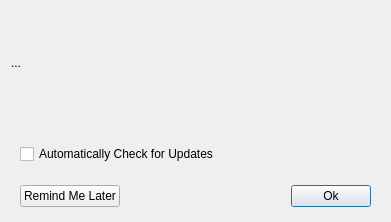
<?xml version="1.0" encoding="UTF-8"?>
<ui version="4.0">
 <class>UpdateChecker</class>
 <widget class="QDialog" name="UpdateChecker">
  <property name="geometry">
   <rect>
    <x>0</x>
    <y>0</y>
    <width>391</width>
    <height>222</height>
   </rect>
  </property>
  <property name="windowTitle">
   <string>ShapeWorks Update</string>
  </property>
  <layout class="QGridLayout" name="gridLayout">
   <property name="bottomMargin">
    <number>0</number>
   </property>
   <item row="1" column="0">
    <widget class="QWidget" name="widget" native="true">
     <layout class="QGridLayout" name="gridLayout_2">
      <property name="bottomMargin">
       <number>0</number>
      </property>
      <item row="1" column="3">
       <widget class="QPushButton" name="ok_button">
        <property name="text">
         <string>Ok</string>
        </property>
       </widget>
      </item>
      <item row="1" column="0">
       <widget class="QPushButton" name="snooze_button">
        <property name="text">
         <string>Remind Me Later</string>
        </property>
       </widget>
      </item>
      <item row="1" column="1">
       <spacer name="horizontalSpacer">
        <property name="orientation">
         <enum>Qt::Horizontal</enum>
        </property>
        <property name="sizeHint" stdset="0">
         <size>
          <width>40</width>
          <height>20</height>
         </size>
        </property>
       </spacer>
      </item>
      <item row="0" column="0" colspan="3">
       <widget class="QCheckBox" name="auto_update_checkbox">
        <property name="text">
         <string>Automatically Check for Updates</string>
        </property>
       </widget>
      </item>
     </layout>
    </widget>
   </item>
   <item row="0" column="0">
    <widget class="QLabel" name="label">
     <property name="text">
      <string>...</string>
     </property>
    </widget>
   </item>
  </layout>
 </widget>
 <resources/>
 <connections/>
</ui>
